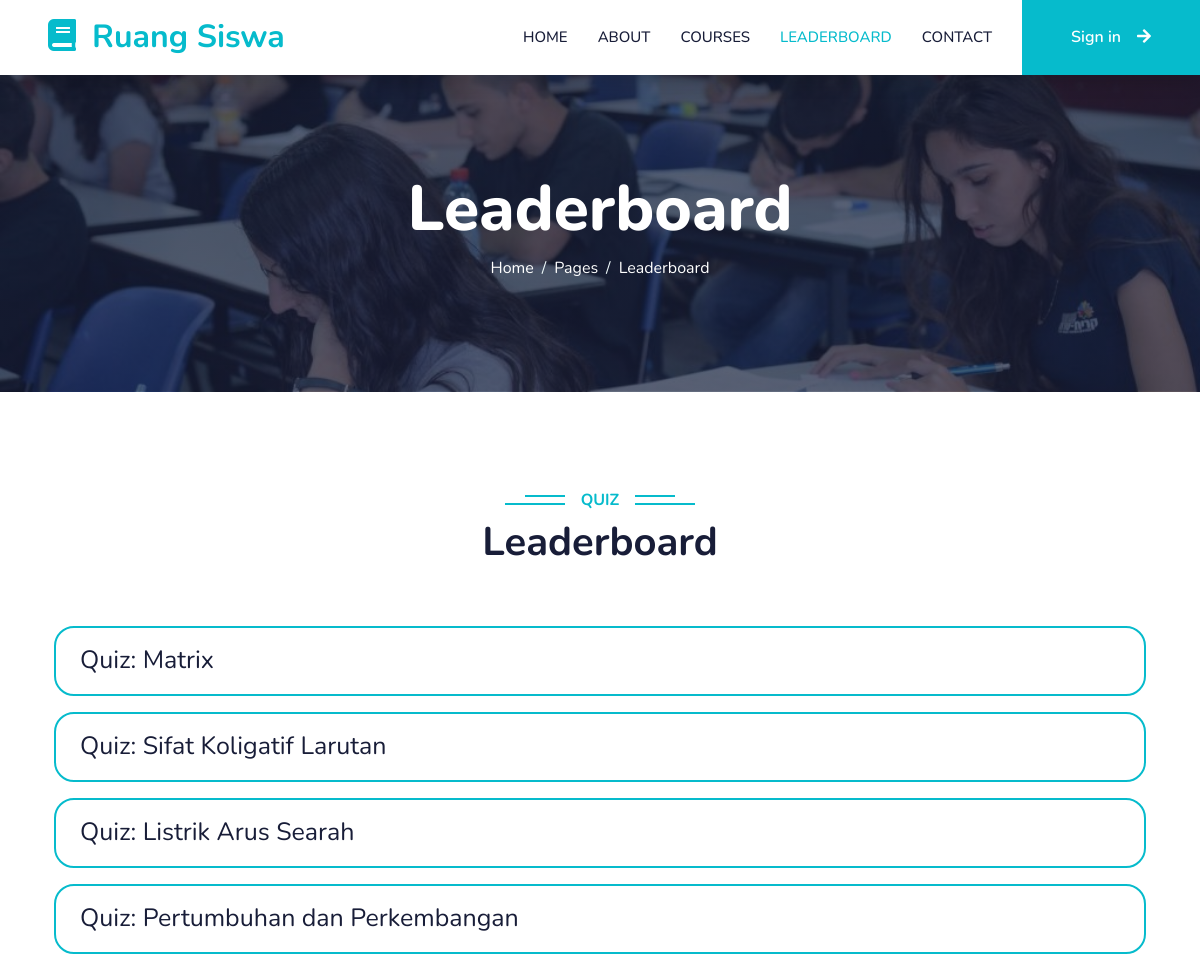
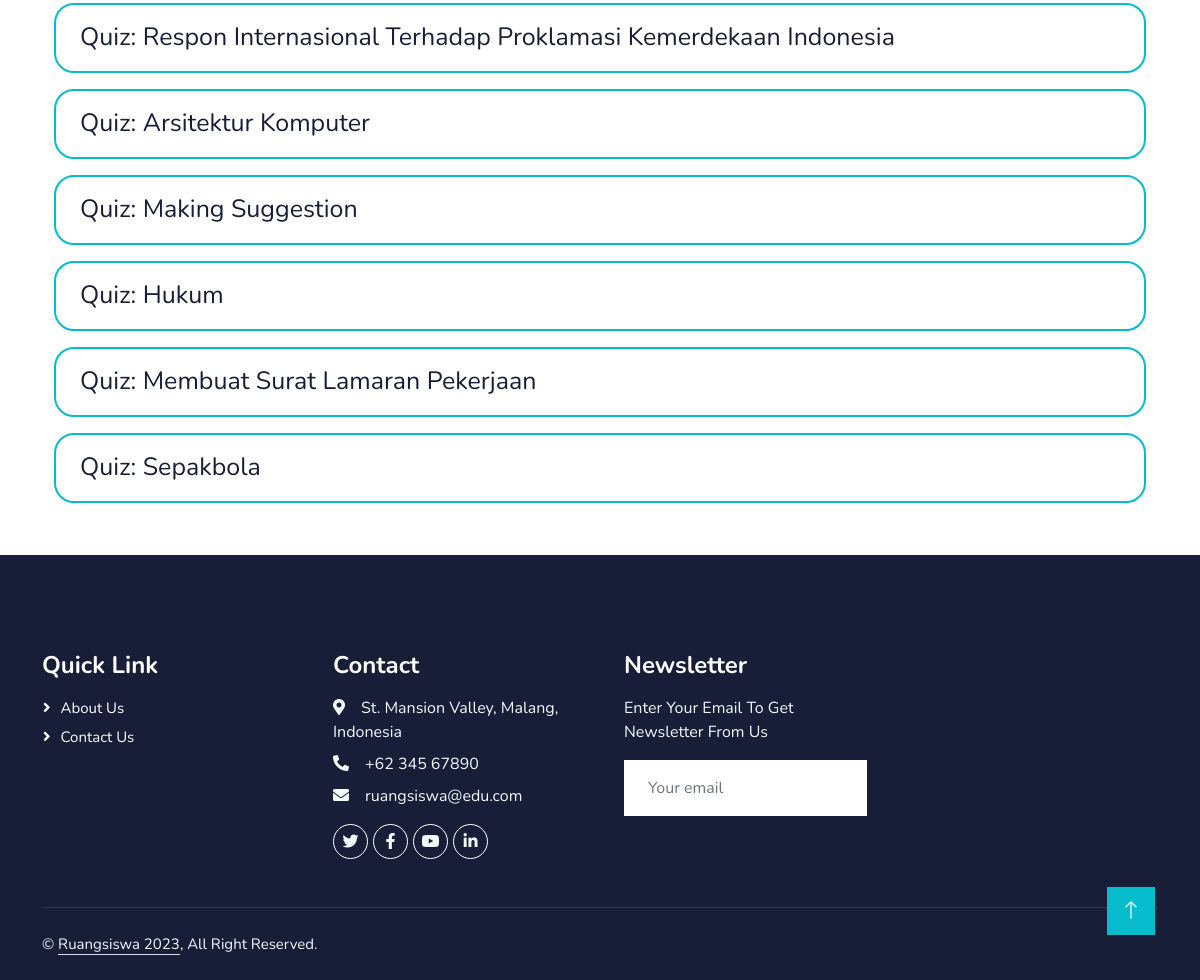
Page /leaderboards.php on the committed database (2 pictures, top to bottom).
### tables this page shows
CREATE TABLE `chapterquiz` (
  `QuizID` int(11) NOT NULL,
  `ChapterID` int(11) NOT NULL,
  `quizName` varchar(100) NOT NULL
);

### leaderboards.php (the view, shortened to what this page needs)
<?php
    require_once 'connection.php';
    $sql = "SELECT * FROM chapterquiz";
    $quizz = $conn->query($sql);
?>
<!DOCTYPE html>
<html lang="en">
<head>
    <link href="https://cdnjs.cloudflare.com/ajax/libs/font-awesome/5.10.0/css/all.min.css" rel="stylesheet">
    <link href="https://cdn.jsdelivr.net/npm/bootstrap-icons@1.4.1/font/bootstrap-icons.css" rel="stylesheet">
    <link href="lib/animate/animate.min.css" rel="stylesheet">
    <link href="lib/owlcarousel/assets/owl.carousel.min.css" rel="stylesheet">
    <link href="css/bootstrap.min.css" rel="stylesheet">
    <link href="css/style.css" rel="stylesheet">
</head>
<body>
    <nav class="navbar navbar-expand-lg bg-white navbar-light shadow sticky-top p-0">
        <a href="index.php" class="navbar-brand d-flex align-items-center px-4 px-lg-5">
            <h2 class="m-0 text-primary"><i class="fa fa-book me-3"></i>Ruang Siswa</h2>
        </a>
        <div class="collapse navbar-collapse" id="navbarCollapse">
            <div class="navbar-nav ms-auto p-4 p-lg-0">
                <a href="index.php" class="nav-item nav-link">Home</a>
                <a href="about.php" class="nav-item nav-link">About</a>
                <a href="Courses/courses.php" class="nav-item nav-link">Courses</a>
                <a href="#" class="nav-item nav-link active">Leaderboard</a>
                <a href="contact.php" class="nav-item nav-link">Contact</a>
            </div>
            <a href="VIP/login.php" class="btn btn-primary py-4 px-lg-5 d-none d-lg-block">Sign in<i class="fa fa-arrow-right ms-3"></i></a>
        </nav>
    <div class="container-fluid bg-primary py-5 mb-5 page-header">
        <div class="container py-5">
            <div class="row justify-content-center">
                <div class="col-lg-10 text-center">
                    <h1 class="display-3 text-white animated slideInDown">Leaderboard</h1>
                    <nav aria-label="breadcrumb">
                        <ol class="breadcrumb justify-content-center">
                            <li class="breadcrumb-item"><a class="text-white" href="#">Home</a></li>
                            <li class="breadcrumb-item"><a class="text-white" href="#">Pages</a></li>
                            <li class="breadcrumb-item text-white active" aria-current="page">Leaderboard</li>
                        </ol>
                    </nav>
                </div>
            </div>
        </div>
    </div>
    <div class="container-xxl py-5 category">
        <div class="container">
            <div class="text-center wow fadeInUp" data-wow-delay="0.1s">
                <h6 class="section-title bg-white text-center text-primary px-3">Quiz</h6>
                <h1 class="mb-5">Leaderboard</h1>
            </div>
            <?php while($quiz = mysqli_fetch_assoc($quizz)){ ?>
            <div class="container py-1">
            <a href="leaderboard.php?v=<?php echo $quiz['QuizID']?>" class="btn btn-white btn-lg-course py-3 px-4 mt-2"><?php echo $quiz["quizName"];?></a>
            </div>
            <?php
                }
            ?>
        </div>
    </div>
    <div class="container-fluid bg-dark text-light footer pt-5 mt-6 wow fadeIn" data-wow-delay="0.1s">
        <div class="container py-5">
            <div class="row g-5">
                <div class="col-lg-3 col-md-6">
                    <h4 class="text-white mb-3">Quick Link</h4>
                    <a class="btn btn-link" href="about.php">About Us</a>
                    <a class="btn btn-link" href="contact.php">Contact Us</a>
                </div>
                <div class="col-lg-3 col-md-6">
                    <h4 class="text-white mb-3">Contact</h4>
                    <p class="mb-2"><i class="fa fa-map-marker-alt me-3"></i>St. Mansion Valley, Malang, Indonesia</p>
                    <p class="mb-2"><i class="fa fa-phone-alt me-3"></i>+62 345 67890</p>
                    <p class="mb-2"><i class="fa fa-envelope me-3"></i>ruangsiswa@edu.com</p>
                    <div class="d-flex pt-2">
                        <a class="btn btn-outline-light btn-social" href="www.twitter.com"><i class="fab fa-twitter"></i></a>
                        <a class="btn btn-outline-light btn-social" href="www.facebook.com"><i class="fab fa-facebook-f"></i></a>
                        <a class="btn btn-outline-light btn-social" href="www.youtube.com"><i class="fab fa-youtube"></i></a>
                        <a class="btn btn-outline-light btn-social" href="www.linkedin.com"><i class="fab fa-linkedin-in"></i></a>
                    </div>
                </div>
                <div class="col-lg-3 col-md-6">
                    <h4 class="text-white mb-3">Newsletter</h4>
                    <p>Enter Your Email To Get Newsletter From Us</p>
                    <div class="position-relative mx-auto" style="max-width: 400px;">
                        <input class="form-control border-0 w-100 py-3 ps-4 pe-5" type="text" placeholder="Your email">
                    </div>
                </div>
            </div>
        </div>
        <div class="container">
            <div class="copyright">
                <div class="row">
                    <div class="col-md-6 text-center text-md-start mb-3 mb-md-0">
                        &copy; <a class="border-bottom" href="#">Ruangsiswa 2023</a>, All Right Reserved.
                    </div>
                    <div class="col-md-6 text-center text-md-end">
                    </div>
                </div>
            </div>
        </div>
    </div>
    <a href="#" class="btn btn-lg btn-primary btn-lg-square back-to-top"><i class="bi bi-arrow-up"></i></a>
</body>
</html>

### css/style.css (style rules this page uses)
:root { --primary: #06BBCC; --light: #F0FBFC; --white: #FFFFFF; --dark: #181d38; }
.back-to-top { position: fixed; display: none; right: 45px; bottom: 45px; z-index: 99; }
.btn { font-family: 'Nunito', sans-serif; font-weight: 600; transition: .5s; }
.btn.btn-primary, .btn.btn-secondary { color: #FFFFFF; }
.btn-lg-square { width: 48px; height: 48px; }
.btn-lg-course { width: 100%; height: 70px; max-width: 100%; }
.btn-square, .btn-sm-square, .btn-lg-square { padding: 0; display: flex; align-items: center; justify-content: center; font-weight: normal; border-radius: 0px; }
.btn-lg-course { padding: 0; display: flex; align-items: center; justify-content: left; font-weight: normal; font-size: 25px; border-radius: 20px; border: 2px solid #06BBCC; color:#181d38; }
.navbar-light .navbar-nav .nav-link { margin-right: 30px; padding: 25px 0; color: #FFFFFF; font-size: 15px; text-transform: uppercase; outline: none; }
.navbar-light .navbar-nav .nav-link:hover, .navbar-light .navbar-nav .nav-link.active { color: var(--primary); }
.navbar-light .navbar-brand, .navbar-light a.btn { height: 75px; }
.navbar-light .navbar-nav .nav-link { color: var(--dark); font-weight: 500; }
.navbar-light.sticky-top { top: -100px; transition: .5s; }
.page-header { background: linear-gradient(rgba(24, 29, 56, .7), rgba(24, 29, 56, .7)), url(../img/carousel-1.jpg); background-position: center center; background-repeat: no-repeat; background-size: cover; }
.breadcrumb-item + .breadcrumb-item::before { color: var(--light); }
.section-title { position: relative; display: inline-block; text-transform: uppercase; }
.section-title::before { position: absolute; content: ""; width: calc(100% + 80px); height: 2px; top: 4px; left: -40px; background: var(--primary); z-index: -1; }
.section-title::after { position: absolute; content: ""; width: calc(100% + 120px); height: 2px; bottom: 5px; left: -60px; background: var(--primary); z-index: -1; }
.footer .btn.btn-social { margin-right: 5px; width: 35px; height: 35px; display: flex; align-items: center; justify-content: center; color: var(--light); font-weight: normal; border: 1px solid #FFFFFF; border-radius: 35px; transition: .3s; }
.footer .btn.btn-link { display: block; margin-bottom: 5px; padding: 0; text-align: left; color: #FFFFFF; font-size: 15px; font-weight: normal; text-transform: capitalize; transition: .3s; }
.footer .btn.btn-link::before { position: relative; content: "\f105"; font-family: "Font Awesome 5 Free"; font-weight: 900; margin-right: 10px; }
.footer .copyright { padding: 25px 0; font-size: 15px; border-top: 1px solid rgba(256, 256, 256, .1); }
.footer .copyright a { color: var(--light); }

### rows in the picture
chapterquiz: quizName "Quiz: Matrix"
chapterquiz: quizName "Quiz: Sifat Koligatif Larutan"
chapterquiz: quizName "Quiz: Listrik Arus Searah"
chapterquiz: quizName "Quiz: Pertumbuhan dan Perkembangan"
chapterquiz: quizName "Quiz: Respon Internasional Terhadap Proklamasi Kemerdekaan Indonesia"
chapterquiz: quizName "Quiz: Arsitektur Komputer"
chapterquiz: quizName "Quiz: Making Suggestion"
chapterquiz: quizName "Quiz: Hukum"
chapterquiz: quizName "Quiz: Membuat Surat Lamaran Pekerjaan"
chapterquiz: quizName "Quiz: Sepakbola"
